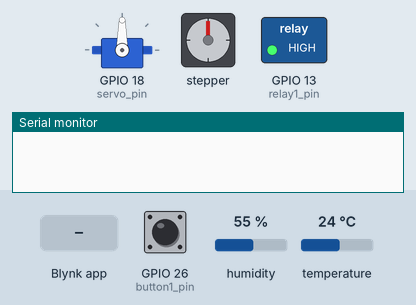
Recording of a sketch running on a simulated ESP32. Shown: servo, stepper motor, switched loads named in the sketch (green lamp = pin HIGH), the last lines printed to the serial monitor. Inputs (shaded band) come from the test bench; at power-on: GPIO 26 (button1_pin) HIGH, humidity 55 %, temperature 24 °C. WiFi joins after 1.5 s; servers stay silent unless stated; stepper angles assume 200 steps per turn.

Above: at 3.0 s.
3.1 s: Blynk app writes 200 to V3
At 3.92 s:
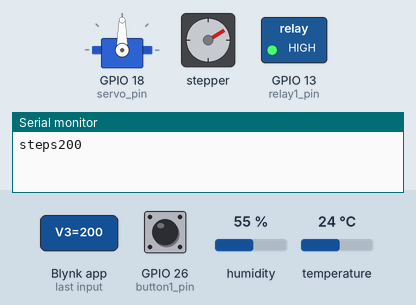
6.6 s: GPIO 26 (button1_pin) pulled LOW for 1 s
At 8.7 s:
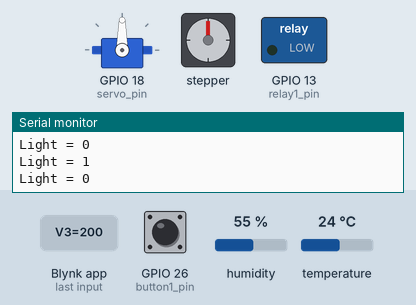
9.1 s: Blynk app writes 1 to V2
At 10.3 s:
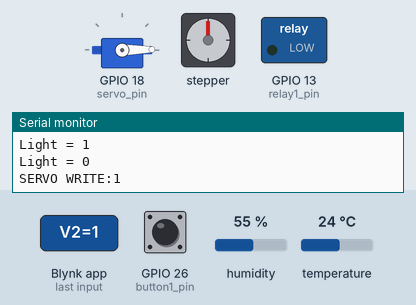
10.6 s: GPIO 26 (button1_pin) pulled LOW for 0.15 s
At 11.7 s:
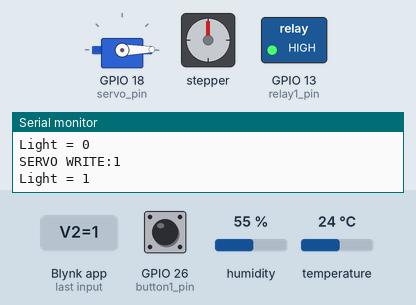
12.3 s: Blynk app writes 200 to V2
At 12.9 s:
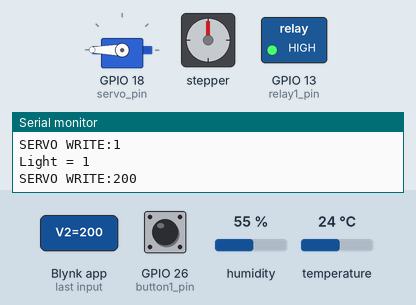
13.8 s: GPIO 26 (button1_pin) pulled LOW for 0.15 s
At 15.4 s:
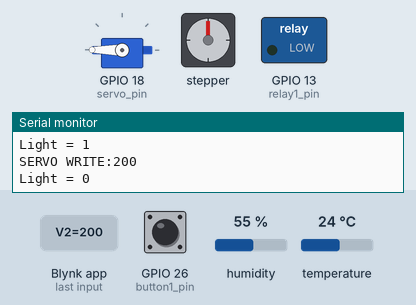
Timing chart, 0 to 16.5 s (numbered marks = the images above; inputs shaded):
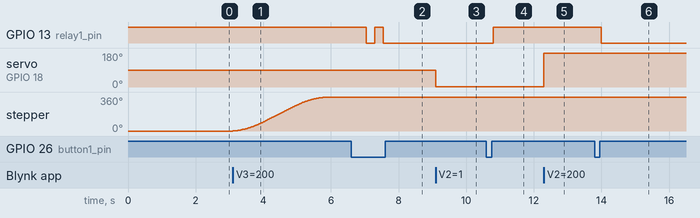

Measured:
- after the input at 3.1 s, stepper: turns 360° clockwise in 2.8 s, starting at once
- after the input at 6.6 s, GPIO 13 (relay1_pin): HIGH → LOW after 0.45 s, → HIGH 0.25 s later, → LOW 0.25 s later
- after the input at 9.1 s, servo on GPIO 18 (servo_pin): 90° → 1° at once
- after the input at 10.6 s, GPIO 13 (relay1_pin): LOW → HIGH after 0.20 s
- after the input at 12.3 s, servo on GPIO 18 (servo_pin): 1° → 180° at once
- after the input at 13.8 s, GPIO 13 (relay1_pin): HIGH → LOW after 0.20 s

The sketch:

blynk_smart_home.ino
```cpp
#define BLYNK_TEMPLATE_ID "TMPL2chctRnR8"
#define BLYNK_TEMPLATE_NAME "Quickstart Template"
#define BLYNK_AUTH_TOKEN "VqhnSc-3wCOPqsI8WZk3tMmopAiBtQNX"

#define BLYNK_PRINT Serial

#include <WiFi.h>
#include <WiFiClient.h>
#include <BlynkSimpleEsp32.h>
#include <ESP32Servo.h>
#include <DHT.h>
#include <ESP_FlexyStepper.h>

// IO pin assignments
const int MOTOR_STEP_PIN = 4;
const int MOTOR_DIRECTION_PIN = 2;
ESP_FlexyStepper stepper;

Servo servo;
char auth[] = BLYNK_AUTH_TOKEN;

char ssid[] = "Wokwi-GUEST";
char pass[] = "";

BlynkTimer timer;

#define button1_pin 26
#define relay1_pin 13
#define servo_pin 18
#define DHTPIN 19
#define fan 21
#define light 22

byte directionPin = 8;
byte stepPin = 9;
int numberOfSteps = 200;
byte ledPin = 13;
int pulseWidthMicros = 20;  // microsecondo
int millisbetweenSteps = 10; // milliseconds - or try 100 for slower steps
int statostart;

int relay1_state = 0;

#define button1_vpin    V1
bool sec_cntrl=false;//to disarm and arm secutiry system
//#define PIR 25      //D5 PIR Motion Sensor
DHT dht(DHTPIN, DHT22);

BLYNK_CONNECTED()
{
  Blynk.syncVirtual(button1_vpin);

}

BLYNK_WRITE(button1_vpin)
{
  relay1_state = param.asInt();
  digitalWrite(relay1_pin, relay1_state);
}

//cntrl shed servo
BLYNK_WRITE(V2){
  int Degree = param.asInt();
  Serial.print("SERVO WRITE:");
  Serial.println(Degree);
  servo.write(Degree);
}

//to get the disarm/arm of security system use var sec_cntrl
BLYNK_WRITE(V4) {
  sec_cntrl= param.asInt();
  Serial.print("SEC_CNTRL: ");
  Serial.println(sec_cntrl);
}
BLYNK_WRITE(V3) {
  int steps= param.asInt();
  Serial.print("steps");
  Serial.println(steps);
stepper.moveRelativeInSteps(steps);

}

float h;
float t;
void DHT11sensor() {
 // h =h>100?0:++h; //dht.readHumidity();
  //t =t>100?0:++t;; //dht.readTemperature();
  h =dht.readHumidity();
  t =dht.readTemperature();

  if (isnan(h) || isnan(t)) {
    Serial.println("Failed to read from DHT sensor!");
    return;
  }

  Blynk.virtualWrite(V0, t);  // Send temperature to V0 on the Blynk app
  Blynk.virtualWrite(V1, h);     // Send humidity to V1 on the Blynk app
}


void setup()
{

  Serial.begin(115200);
  pinMode(25, INPUT_PULLUP);
  pinMode(button1_pin, INPUT_PULLUP);
  dht.begin();
 servo.attach(servo_pin);
 stepper.connectToPins(MOTOR_STEP_PIN, MOTOR_DIRECTION_PIN);
  pinMode(relay1_pin, OUTPUT);
  stepper.setSpeedInStepsPerSecond(100);
  stepper.setAccelerationInStepsPerSecondPerSecond(100);
  digitalWrite(relay1_pin, HIGH);

  Blynk.begin(auth, ssid, pass);
  timer.setInterval(1000L, DHT11sensor);
  //timer.setInterval(1000L, DHT11sensor);


}

void loop()

{
  Blynk.run();
  timer.run();
  listen_push_buttons();
}


void listen_push_buttons()
{
    if(digitalRead(button1_pin) == LOW){
      delay(200);
      control_relay(1);
      Blynk.virtualWrite(button1_vpin, relay1_state); //update button state
    }

}

void control_relay(int relay)
{
  if(relay == 1){
    relay1_state = !relay1_state;
    digitalWrite(relay1_pin, relay1_state);
    Serial.print("Light = ");
    Serial.println(relay1_state);
    delay(50);
  }


}
```
